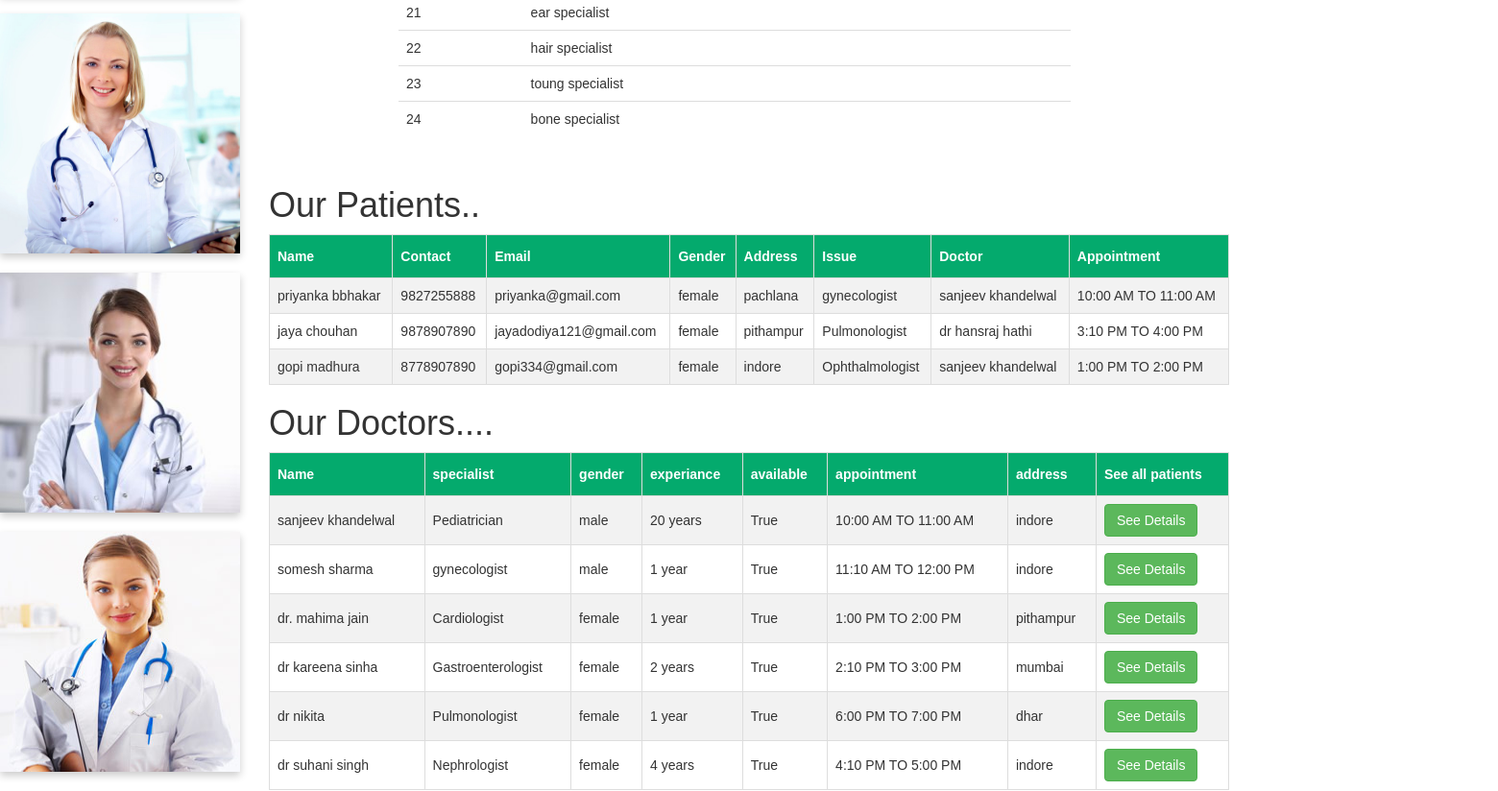
Page /table/ (lower part) on the earlier database version.
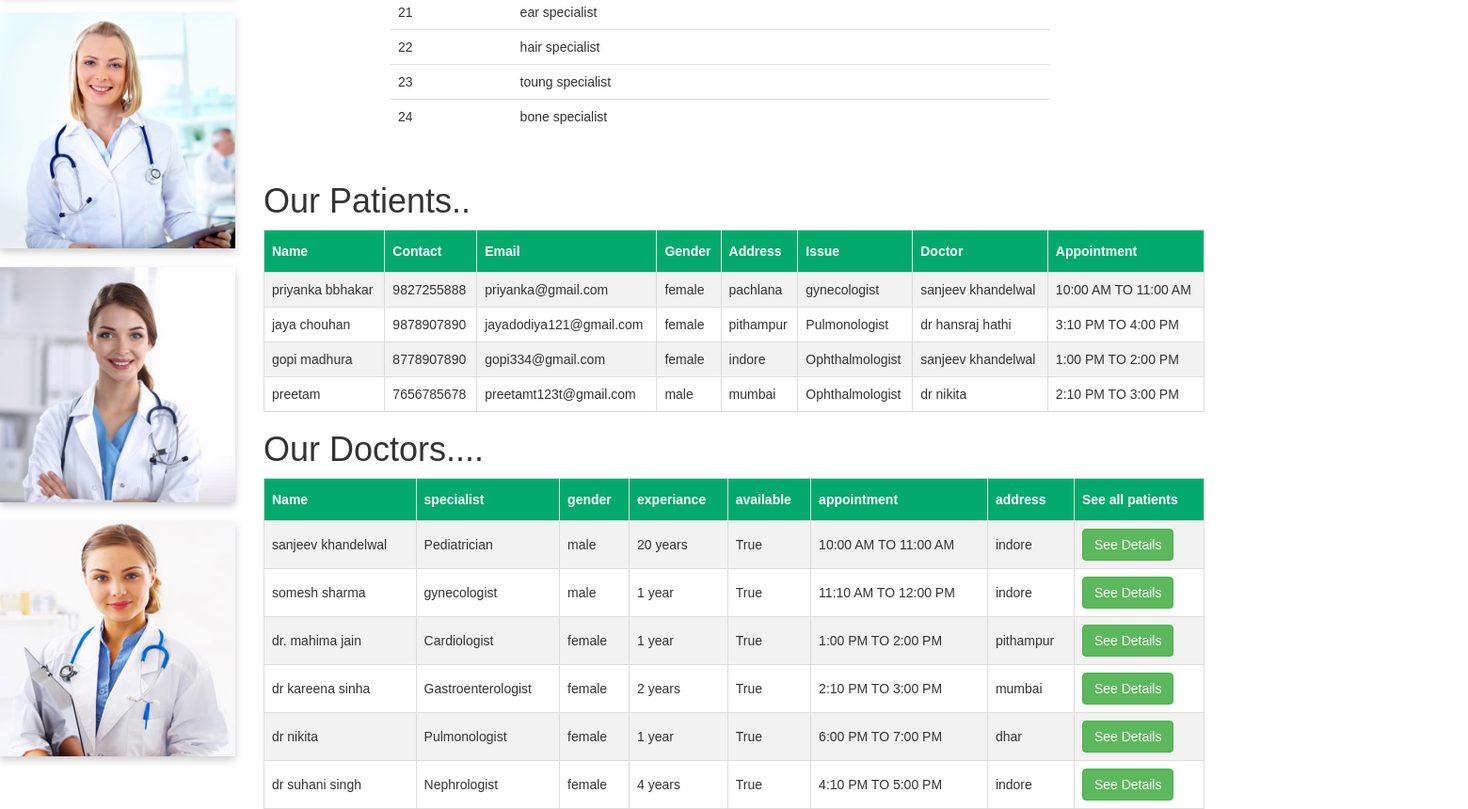
Same page on the later database version.
### app/models.py (models this page shows)
class DoctorRegistration(models.Model):
    name=models.CharField(max_length=50)
    specialist=models.ForeignKey(Issue_Category,on_delete=models.CASCADE)
    gender=models.CharField(choices=GENDER_CHOICES,max_length=50)
    experiance=models.CharField(max_length=50)
    available=models.BooleanField()
    appointment=models.CharField(choices=APPOINTMENT_TIME,max_length=100)
    image=models.ImageField(upload_to="doctor_image")
    address=models.CharField(max_length=100)

class Issue_Category(models.Model):
    Category_name=models.CharField(max_length=50,unique=True)
    def __str__(self):
        return self.Category_name

class PatientRegistration(models.Model):
    name=models.CharField(max_length=50)
    contact=models.CharField(max_length=50)
    email=models.EmailField(max_length=254)
    gender=models.CharField(choices=GENDER_CHOICES,max_length=50)
    address=models.CharField(max_length=50)
    issue=models.ForeignKey(Issue_Category,on_delete=models.CASCADE)
    select_doctor=models.CharField(max_length=100)
    appointment_time=models.CharField(choices=APPOINTMENT_TIME,max_length=100)

### app/views.py (the view)
# urls.py: path('table/',views.table),
def table(request):
    doctor=DoctorRegistration.objects.all()
    issue=Issue_Category.objects.all()
    patient=PatientRegistration.objects.all()
    return render(request,'table.html',{'doctor':doctor,'issue':issue,'patient':patient})

### app/templates/table.html (shortened to what this page needs)
{% load static %}
<!DOCTYPE html>
<html lang="en">
<head>
  <link rel="stylesheet" href="https://maxcdn.bootstrapcdn.com/bootstrap/3.4.1/css/bootstrap.min.css">
  <link rel="stylesheet" href="{% static 'css/table.css' %}">
  <link rel="stylesheet" href="{% static 'css/index.css' %}">
</head>
<body>
<br>
{% if doctor %}
{% for i in doctor %}
<div class="flip-card" style="width:250px;height:250px;">
  <div class="flip-card-inner">
    <div class="flip-card-front">
      <img src="{{i.image.url}}" alt="{{i.name}}" style="width:250px;height:250px;">
    </div>
    <div class="flip-card-back">
      <h1>{{i.name}}</h1>
      <p>{{i.specialist}}</p>
      <p>Experiance in medicare : {{i.experiance}}</p>
      <p>{{i.address}}</p>
    </div>
  </div>
</div><br>
{% endfor %}
{% endif %}
<div class="container" style="position:absolute;margin-left:400px;margin-top:-1700px;">
    <table class="table" style="width:700px;">
      <tbody>
        {% if issue %}
        {% for i in issue %}
          <td>{{i.id}}</td>
          <td>{{i.Category_name}}</td>
        {% endfor %}
        {% endif %}
      </tbody>
    </table>
  </div>
  <div style="width:1000px;margin-left:280px;margin-top:-650px;">
    <h1>Our Patients..</h1>
<table id="customers" class="patientsscroll">
  <tr>
    <th>Name</th>
    <th>Contact</th>
    <th>Email</th>
    <th>Gender</th>
    <th>Address</th>
    <th>Issue</th>
    <th>Doctor</th>
    <th>Appointment</th>
  </tr>
  {% if patient %}
  {% for i in patient %}
  <tr>
    <td>{{i.name}}</td>
    <td>{{i.contact}}</td>
    <td>{{i.email}}</td>
    <td>{{i.gender}}</td>
    <td>{{i.address}}</td>
    <td>{{i.issue}}</td>
    <td>{{i.select_doctor}}</td>
    <td>{{i.appointment_time}}</td>
  </tr>
  {% endfor %}
  {% endif %}
</table>
  </div>
  <div style="width:1000px;margin-left:280px;">
    <h1>Our Doctors....</h1>
<table id="customers">
  <tr>
    <th>Name</th>
    <th>specialist</th>
    <th>gender</th>
    <th>experiance</th>
    <th>available</th>
    <th>appointment</th>
    <th>address</th>
    <th>See all patients</th>
  </tr>
  {% if doctor %}
  {% for i in doctor %}
  <tr>
    <td>{{i.name}}</td>
    <td>{{i.specialist}}</td>
    <td>{{i.gender}}</td>
    <td>{{i.experiance}}</td>
    <td>{{i.available}}</td>
    <td>{{i.appointment}}</td>
    <td>{{i.address}}</td>
    <td><button type="button" class="btn btn-success"><a href="{% url 'patients' i.name %}" style="color:white;">See Details</a></button></td>
  </tr>
  {% endfor %}
  {% endif %}
</table>
  </div>
</body>
</html>

### app/static/css/table.css (style rules this page uses)
body { font-family: Arial, Helvetica, sans-serif; }
.flip-card { background-color: transparent; width: 300px; height: 300px; perspective: 1000px; }
.flip-card-inner { position: relative; width: 100%; height: 100%; text-align: center; transition: transform 0.6s; transform-style: preserve-3d; box-shadow: 0 4px 8px 0 rgba(0,0,0,0.2); }
.flip-card-front, .flip-card-back { position: absolute; width: 100%; height: 100%; -webkit-backface-visibility: hidden; backface-visibility: hidden; }
.flip-card-front { background-color: #bbb; color: black; }
.flip-card-back { background-color: #2980b9; color: white; transform: rotateY(180deg); }
#customers { font-family: Arial, Helvetica, sans-serif; border-collapse: collapse; width: 100%; }
#customers td, #customers th { border: 1px solid #ddd; padding: 8px; }
#customers tr:nth-child(even) { background-color: #f2f2f2; }
#customers th { padding-top: 12px; padding-bottom: 12px; text-align: left; background-color: #04AA6D; color: white; }

### app/templates/table.html (style rules this page uses)
html { scroll-behavior: smooth; }

Differences in the rows shown:
added PatientRegistration: name "preetam", contact "7656785678", email "preetamt123t@gmail.com", gender "male", address "mumbai", issue "Ophthalmologist", select_doctor "dr nikita", appointment_time "2:10 PM TO 3:00 PM"
